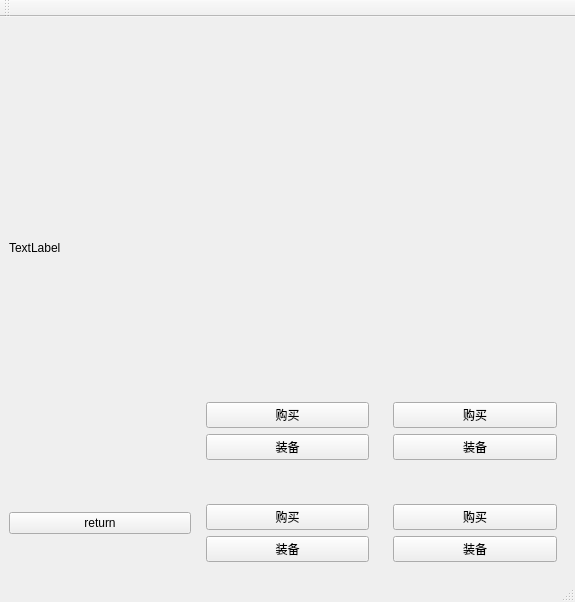
<?xml version="1.0" encoding="UTF-8"?>
<ui version="4.0">
 <class>ShopWindow</class>
 <widget class="QMainWindow" name="ShopWindow">
  <property name="geometry">
   <rect>
    <x>0</x>
    <y>0</y>
    <width>575</width>
    <height>602</height>
   </rect>
  </property>
  <property name="windowTitle">
   <string>MainWindow</string>
  </property>
  <widget class="QWidget" name="centralwidget">
   <layout class="QGridLayout" name="gridLayout">
    <item row="0" column="6">
     <widget class="QWidget" name="widget_3" native="true">
      <layout class="QVBoxLayout" name="verticalLayout_3">
       <item>
        <widget class="QLabel" name="label_3">
         <property name="text">
          <string/>
         </property>
         <property name="pixmap">
          <pixmap resource="resources.qrc">:/pic/item2.jpg</pixmap>
         </property>
         <property name="scaledContents">
          <bool>true</bool>
         </property>
        </widget>
       </item>
       <item>
        <widget class="QPushButton" name="buy2">
         <property name="text">
          <string>购买</string>
         </property>
        </widget>
       </item>
       <item>
        <widget class="QPushButton" name="equip2">
         <property name="text">
          <string>装备</string>
         </property>
        </widget>
       </item>
      </layout>
     </widget>
    </item>
    <item row="0" column="4">
     <widget class="QWidget" name="widget_2" native="true">
      <layout class="QVBoxLayout" name="verticalLayout">
       <item>
        <widget class="QLabel" name="label">
         <property name="text">
          <string/>
         </property>
         <property name="pixmap">
          <pixmap resource="resources.qrc">:/pic/item1.jpg</pixmap>
         </property>
         <property name="scaledContents">
          <bool>true</bool>
         </property>
        </widget>
       </item>
       <item>
        <widget class="QPushButton" name="buy1">
         <property name="text">
          <string>购买</string>
         </property>
        </widget>
       </item>
       <item>
        <widget class="QPushButton" name="equip1">
         <property name="text">
          <string>装备</string>
         </property>
        </widget>
       </item>
      </layout>
     </widget>
    </item>
    <item row="1" column="6">
     <widget class="QWidget" name="widget_4" native="true">
      <layout class="QVBoxLayout" name="verticalLayout_4">
       <item>
        <widget class="QLabel" name="label_4">
         <property name="text">
          <string/>
         </property>
         <property name="pixmap">
          <pixmap resource="resources.qrc">:/pic/item4.jpg</pixmap>
         </property>
        </widget>
       </item>
       <item>
        <widget class="QPushButton" name="buy4">
         <property name="text">
          <string>购买</string>
         </property>
        </widget>
       </item>
       <item>
        <widget class="QPushButton" name="equip4">
         <property name="text">
          <string>装备</string>
         </property>
        </widget>
       </item>
      </layout>
     </widget>
    </item>
    <item row="1" column="4">
     <widget class="QWidget" name="widget" native="true">
      <layout class="QVBoxLayout" name="verticalLayout_2">
       <item>
        <widget class="QLabel" name="label_2">
         <property name="text">
          <string/>
         </property>
         <property name="pixmap">
          <pixmap resource="resources.qrc">:/pic/item3.jpg</pixmap>
         </property>
         <property name="scaledContents">
          <bool>true</bool>
         </property>
        </widget>
       </item>
       <item>
        <widget class="QPushButton" name="buy3">
         <property name="text">
          <string>购买</string>
         </property>
        </widget>
       </item>
       <item>
        <widget class="QPushButton" name="equip3">
         <property name="text">
          <string>装备</string>
         </property>
        </widget>
       </item>
      </layout>
     </widget>
    </item>
    <item row="0" column="2">
     <widget class="QLabel" name="label_5">
      <property name="text">
       <string>TextLabel</string>
      </property>
     </widget>
    </item>
    <item row="1" column="2">
     <widget class="QPushButton" name="return_2">
      <property name="text">
       <string>return</string>
      </property>
     </widget>
    </item>
   </layout>
   <zorder>return_2</zorder>
   <zorder>widget_2</zorder>
   <zorder>widget</zorder>
   <zorder>widget_3</zorder>
   <zorder>widget_4</zorder>
   <zorder>label_5</zorder>
  </widget>
  <widget class="QMenuBar" name="menubar">
   <property name="geometry">
    <rect>
     <x>0</x>
     <y>0</y>
     <width>575</width>
     <height>21</height>
    </rect>
   </property>
  </widget>
  <widget class="QStatusBar" name="statusbar"/>
  <widget class="QToolBar" name="toolBar">
   <property name="windowTitle">
    <string>toolBar</string>
   </property>
   <attribute name="toolBarArea">
    <enum>TopToolBarArea</enum>
   </attribute>
   <attribute name="toolBarBreak">
    <bool>false</bool>
   </attribute>
  </widget>
 </widget>
 <resources>
  <include location="resources.qrc"/>
 </resources>
 <connections/>
</ui>
